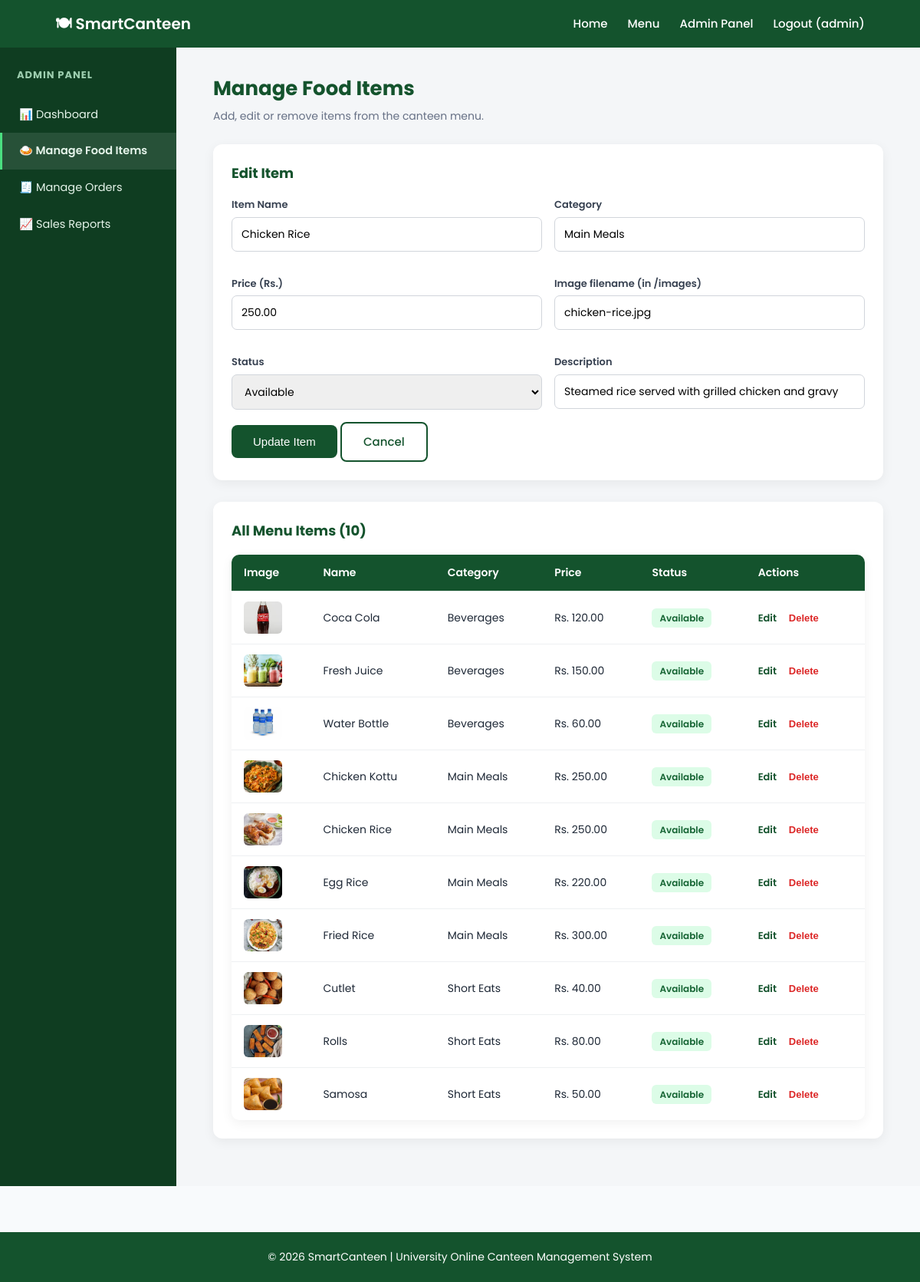
The app's page /admin/manage_items.php?edit=1 (signed in) with its own data.
### tables this page shows
CREATE TABLE IF NOT EXISTS food_items (
    id INT AUTO_INCREMENT PRIMARY KEY,
    name VARCHAR(100) NOT NULL,
    description VARCHAR(255) DEFAULT '',
    price DECIMAL(10,2) NOT NULL,
    category VARCHAR(50) NOT NULL DEFAULT 'Main',
    image VARCHAR(255) DEFAULT '',
    status ENUM('available', 'unavailable') NOT NULL DEFAULT 'available',
    created_at TIMESTAMP DEFAULT CURRENT_TIMESTAMP
);

### includes/auth.php (called while the page is built, shortened)
<?php
function h(?string $value): string {
    return htmlspecialchars($value ?? '', ENT_QUOTES, 'UTF-8');
}

### admin/manage_items.php (the view, shortened to what this page needs)
<?php
require_once '../includes/db.php';
require_once '../includes/auth.php';
$editItem = null;
if (isset($_GET['edit'])) {
    $stmt = $conn->prepare("SELECT * FROM food_items WHERE id = :id");
    $stmt->execute([':id' => (int)$_GET['edit']]);
    $editItem = $stmt->fetch();
}
$allItems = $conn->query("SELECT * FROM food_items ORDER BY category, name")->fetchAll();
?>
<!DOCTYPE html>
<html lang="en">
<head>
<link rel="stylesheet" href="../css/style.css">
<link rel="stylesheet" href="../css/admin.css">
</head>
<body>
<?php include '../includes/header.php'; ?>
<div class="admin-wrap">
    <?php include '../includes/admin_sidebar.php'; ?>
    <main class="admin-main">
        <h1>Manage Food Items</h1>
        <p class="subtitle">Add, edit or remove items from the canteen menu.</p>
        <div class="admin-panel">
            <h2><?= $editItem ? 'Edit Item' : 'Add New Item' ?></h2>
            <form method="POST" action="manage_items.php">
                <div class="two-col-form">
                    <div class="form-group">
                        <label>Item Name</label>
                        <input type="text" name="name" required value="<?= h($editItem['name'] ?? '') ?>">
                    </div>
                    <div class="form-group">
                        <label>Category</label>
                        <input type="text" name="category" required placeholder="e.g. Main Meals, Short Eats, Beverages"
                               value="<?= h($editItem['category'] ?? '') ?>">
                    </div>
                    <div class="form-group">
                        <label>Price (Rs.)</label>
                        <input type="number" step="0.01" min="0" name="price" required
                               value="<?= $editItem['price'] ?? '' ?>">
                    </div>
                    <div class="form-group">
                        <label>Image filename (in /images)</label>
                        <input type="text" name="image" placeholder="e.g. chicken-rice.jpg"
                               value="<?= h($editItem['image'] ?? '') ?>">
                    </div>
                    <div class="form-group">
                        <label>Status</label>
                        <select name="status">
                            <option value="available" <?= (($editItem['status'] ?? 'available') === 'available') ? 'selected' : '' ?>>Available</option>
                        </select>
                    </div>
                    <div class="form-group">
                        <label>Description</label>
                        <input type="text" name="description" value="<?= h($editItem['description'] ?? '') ?>">
                    </div>
                </div>
                <button type="submit" class="btn"><?= $editItem ? 'Update Item' : 'Add Item' ?></button>
                <?php if ($editItem): ?>
                    <a href="manage_items.php" class="btn btn-outline">Cancel</a>
                <?php endif; ?>
            </form>
        </div>
        <div class="admin-panel">
            <h2>All Menu Items (<?= count($allItems) ?>)</h2>
            <table class="data-table">
                <thead>
                    <tr><th>Image</th><th>Name</th><th>Category</th><th>Price</th><th>Status</th><th>Actions</th></tr>
                </thead>
                <tbody>
                    <?php foreach ($allItems as $item): ?>
                        <tr>
                            <td><img class="thumb" src="../images/<?= h($item['image']) ?: 'header.jpg' ?>" alt=""></td>
                            <td><?= h($item['name']) ?></td>
                            <td><?= h($item['category']) ?></td>
                            <td>Rs. <?= number_format($item['price'], 2) ?></td>
                            <td>
                                <span class="badge-<?= $item['status'] ?>"><?= h(ucfirst($item['status'])) ?></span>
                            </td>
                            <td class="action-links">
                                <a href="manage_items.php?edit=<?= (int)$item['id'] ?>">Edit</a>
                                <form method="POST" action="manage_items.php" style="display:inline;"
                                      onsubmit="return confirm('Delete this item permanently?');">
                                    <button type="submit" class="danger">Delete</button>
                                </form>
                            </td>
                        </tr>
                    <?php endforeach; ?>
                </tbody>
            </table>
        </div>
    </main>
</div>
<?php include '../includes/footer.php'; ?>
</body>
</html>

### css/style.css (style rules this page uses)
* { margin: 0; padding: 0; box-sizing: border-box; }
body { font-family: 'Poppins', sans-serif; background: #f8fafc; color: #1f2937; line-height: 1.5; }
a { color: inherit; }
img { max-width: 100%; display: block; }
.btn { display: inline-block; background: #14532D; color: white; padding: 13px 28px; border-radius: 8px; text-decoration: none; border: none; font-size: 15px; font-weight: 500; cursor: pointer; transition: background .2s ease; }
.btn-outline { background: transparent; border: 2px solid #14532D; color: #14532D; }
.form-group { margin-bottom: 16px; }
.form-group label { display: block; font-size: 13px; font-weight: 600; color: #374151; margin-bottom: 6px; }
.form-group input, .form-group select, .form-group textarea { width: 100%; padding: 11px 12px; border: 1px solid #d1d5db; border-radius: 7px; font-family: inherit; font-size: 14px; }
table.data-table { width: 100%; border-collapse: collapse; background: white; border-radius: 10px; overflow: hidden; box-shadow: 0 4px 15px rgba(0,0,0,.06); }
table.data-table th, table.data-table td { padding: 13px 16px; text-align: left; font-size: 14px; border-bottom: 1px solid #eef0f2; }
table.data-table th { background: #14532D; color: white; font-weight: 600; }
table.data-table tr:last-child td { border-bottom: none; }

### css/admin.css (style rules this page uses)
.admin-wrap { display: flex; min-height: calc(100vh - 130px); }
.admin-main { flex: 1; padding: 34px 4%; background: #f4f6f8; }
.admin-main h1 { color: #14532D; font-size: 26px; margin-bottom: 6px; }
.admin-main .subtitle { color: #667085; margin-bottom: 26px; font-size: 14px; }
.admin-panel { background: white; border-radius: 12px; padding: 24px; box-shadow: 0 4px 15px rgba(0,0,0,.06); margin-bottom: 28px; }
.admin-panel h2 { color: #14532D; font-size: 18px; margin-bottom: 18px; }
.data-table img.thumb { width: 50px; height: 42px; object-fit: cover; border-radius: 6px; }
.badge-available { background:#dcfce7; color:#166534; padding:4px 10px; border-radius:6px; font-size:12px; font-weight:600; }
.action-links a, .action-links button { font-size: 13px; text-decoration: none; color: #14532D; font-weight: 600; margin-right: 12px; background: none; border: none; cursor: pointer; padding: 0; }
.action-links .danger { color: #dc2626; }
.two-col-form { display: grid; grid-template-columns: 1fr 1fr; gap: 16px; }

### records on screen
food_items: name "Chicken Rice", category "Main Meals", price "250.00", image "chicken-rice.jpg", status "Available", description "Steamed rice served with grilled chicken and gravy", image (picture)
food_items: image (picture), name "Coca Cola", category "Beverages", price "120.00", status "Available"
food_items: image (picture), name "Fresh Juice", category "Beverages", price "150.00", status "Available"
food_items: image (picture), name "Water Bottle", category "Beverages", price "60.00", status "Available"
food_items: image (picture), name "Chicken Kottu", category "Main Meals", price "250.00", status "Available"
food_items: image (picture), name "Egg Rice", category "Main Meals", price "220.00", status "Available"
food_items: image (picture), name "Fried Rice", category "Main Meals", price "300.00", status "Available"
food_items: image (picture), name "Cutlet", category "Short Eats", price "40.00", status "Available"
food_items: image (picture), name "Rolls", category "Short Eats", price "80.00", status "Available"
food_items: image (picture), name "Samosa", category "Short Eats", price "50.00", status "Available"

### other values on screen
$_SESSION['username'] "admin"
count($allItems) "10"
